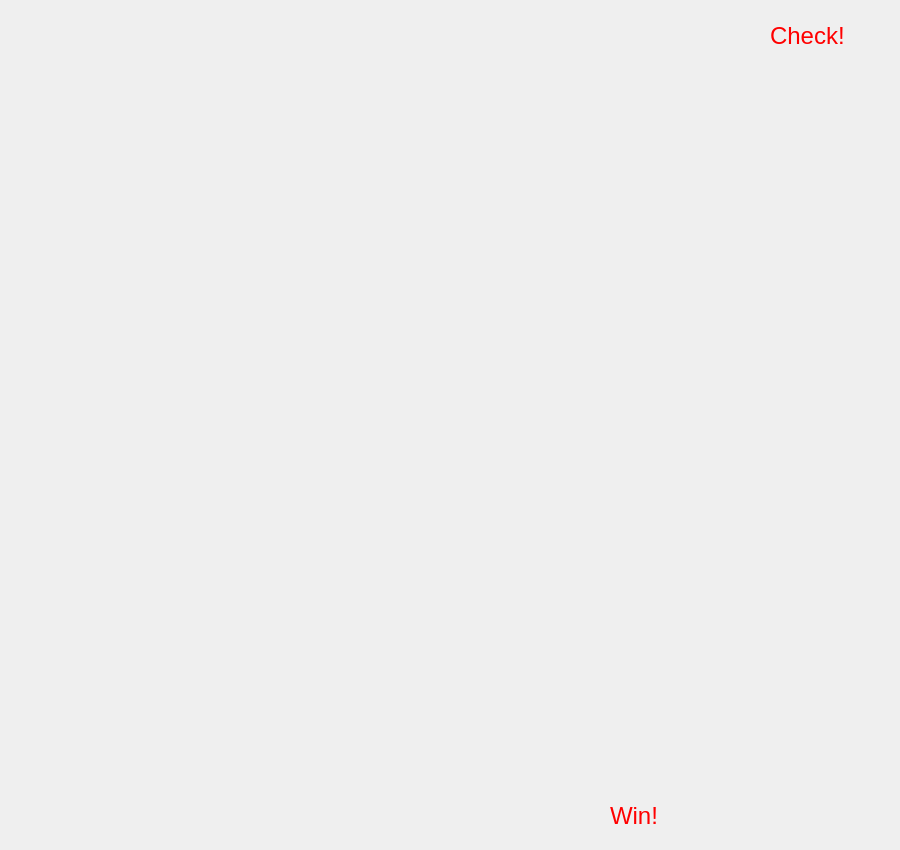
<?xml version="1.0" encoding="UTF-8"?>
<ui version="4.0">
 <class>Chess</class>
 <widget class="QFrame" name="Chess">
  <property name="geometry">
   <rect>
    <x>0</x>
    <y>0</y>
    <width>900</width>
    <height>850</height>
   </rect>
  </property>
  <property name="windowTitle">
   <string>a</string>
  </property>
  <widget class="QLabel" name="label_chess">
   <property name="enabled">
    <bool>false</bool>
   </property>
   <property name="geometry">
    <rect>
     <x>770</x>
     <y>20</y>
     <width>81</width>
     <height>31</height>
    </rect>
   </property>
   <property name="font">
    <font>
     <pointsize>18</pointsize>
    </font>
   </property>
   <property name="styleSheet">
    <string notr="true">color: rgb(255, 0, 0);</string>
   </property>
   <property name="text">
    <string>Check!</string>
   </property>
  </widget>
  <widget class="QLabel" name="label_win">
   <property name="geometry">
    <rect>
     <x>610</x>
     <y>800</y>
     <width>281</width>
     <height>31</height>
    </rect>
   </property>
   <property name="font">
    <font>
     <pointsize>18</pointsize>
    </font>
   </property>
   <property name="styleSheet">
    <string notr="true">color: rgb(255, 0, 0);</string>
   </property>
   <property name="text">
    <string>Win!</string>
   </property>
  </widget>
 </widget>
 <resources/>
 <connections/>
</ui>
